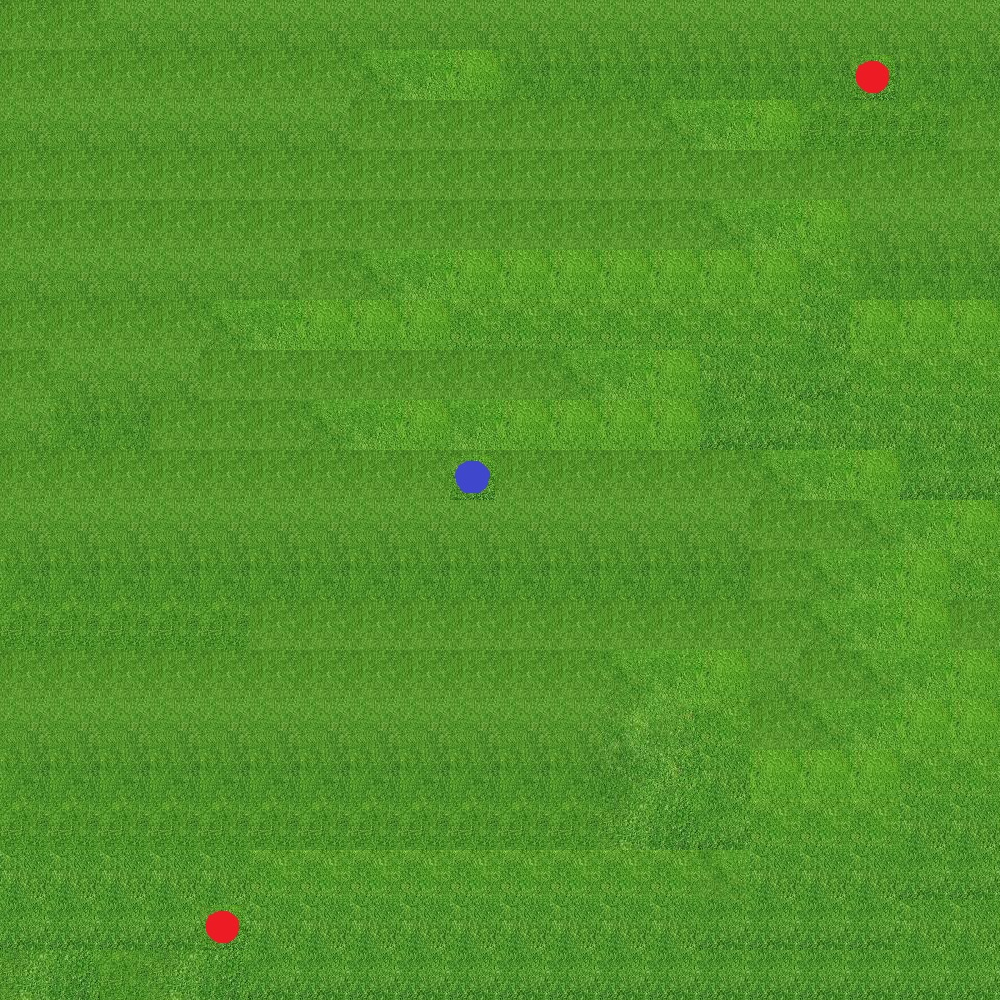

Tiled map render using the project's own tile images. Description and the whole map definition, tile-layer contents included, below:
An orthogonal 20x20 tile map with 50x50 px tiles, 2 tile layers (backgroundlayer, ObjectLayer), 4 tilesets.

<map version="1.0" tiledversion="1.1.5" orientation="orthogonal" renderorder="right-down" width="20" height="20" tilewidth="50" tileheight="50" infinite="0" nextobjectid="1">
 <tileset firstgid="1" source="Grass.tsx" />
 <tileset firstgid="17" source="spawnpoint.tsx" />
 <tileset firstgid="18" source="spawnpoint.tsx" />
 <tileset firstgid="19" source="protectionPoint.tsx" />
 <layer name="backgroundlayer" width="20" height="20">
  <data encoding="csv">
1,1,5,5,5,5,5,5,5,5,5,5,5,5,5,5,5,5,5,5,
1,1,1,1,1,1,1,2,3,4,9,9,9,9,9,9,9,9,9,9,
5,5,5,5,5,5,5,1,1,1,1,1,1,2,3,4,13,13,13,1,
1,1,1,1,1,1,1,1,1,1,1,1,1,1,1,1,1,1,1,1,
1,1,1,1,1,1,1,1,1,1,1,1,1,1,2,3,4,5,5,5,
5,5,5,5,5,5,1,2,3,4,4,4,4,4,4,4,8,9,9,9,
1,1,1,1,2,3,4,4,4,8,8,8,8,8,8,8,12,4,4,4,
1,5,5,5,1,1,1,1,1,1,1,2,3,4,12,12,16,8,8,8,
5,9,9,1,1,1,2,3,4,3,4,4,4,4,16,16,12,12,12,12,
1,1,1,1,1,1,1,1,1,1,1,1,1,1,1,2,3,4,16,16,
5,5,5,5,5,5,5,5,5,5,5,5,5,5,5,1,1,2,3,4,
9,9,9,9,9,9,9,9,9,9,9,9,9,9,9,1,2,3,4,8,
13,13,13,13,13,1,1,1,1,1,1,1,1,1,1,1,2,3,4,1,
1,1,1,1,1,1,1,1,1,1,1,1,2,3,4,5,1,2,3,4,
5,5,5,5,5,5,5,5,5,5,5,5,6,7,8,1,2,3,4,4,
9,9,9,9,9,9,9,9,9,9,9,9,10,11,12,4,4,4,8,8,
13,13,13,13,13,13,13,13,13,13,13,13,14,15,16,8,8,8,12,12,
12,12,12,12,12,8,8,8,8,8,8,8,8,8,12,12,12,12,16,16,
16,16,16,16,16,12,12,12,12,12,12,12,12,12,16,16,16,16,12,12,
14,15,13,14,15,16,16,16,16,16,16,16,16,16,16,16,16,16,16,16
</data>
 </layer>
 <layer name="ObjectLayer" width="20" height="20">
  <data encoding="csv">
0,0,0,0,0,0,0,0,0,0,0,0,0,0,0,0,0,0,0,0,
0,0,0,0,0,0,0,0,0,0,0,0,0,0,0,0,0,17,0,0,
0,0,0,0,0,0,0,0,0,0,0,0,0,0,0,0,0,0,0,0,
0,0,0,0,0,0,0,0,0,0,0,0,0,0,0,0,0,0,0,0,
0,0,0,0,0,0,0,0,0,0,0,0,0,0,0,0,0,0,0,0,
0,0,0,0,0,0,0,0,0,0,0,0,0,0,0,0,0,0,0,0,
0,0,0,0,0,0,0,0,0,0,0,0,0,0,0,0,0,0,0,0,
0,0,0,0,0,0,0,0,0,0,0,0,0,0,0,0,0,0,0,0,
0,0,0,0,0,0,0,0,0,0,0,0,0,0,0,0,0,0,0,0,
0,0,0,0,0,0,0,0,0,19,0,0,0,0,0,0,0,0,0,0,
0,0,0,0,0,0,0,0,0,0,0,0,0,0,0,0,0,0,0,0,
0,0,0,0,0,0,0,0,0,0,0,0,0,0,0,0,0,0,0,0,
0,0,0,0,0,0,0,0,0,0,0,0,0,0,0,0,0,0,0,0,
0,0,0,0,0,0,0,0,0,0,0,0,0,0,0,0,0,0,0,0,
0,0,0,0,0,0,0,0,0,0,0,0,0,0,0,0,0,0,0,0,
0,0,0,0,0,0,0,0,0,0,0,0,0,0,0,0,0,0,0,0,
0,0,0,0,0,0,0,0,0,0,0,0,0,0,0,0,0,0,0,0,
0,0,0,0,0,0,0,0,0,0,0,0,0,0,2,0,0,0,0,0,
0,0,0,0,17,0,0,0,0,0,0,0,0,0,0,0,0,0,0,0,
0,0,0,0,0,0,0,0,0,0,0,0,0,0,0,0,0,0,0,0
</data>
 </layer>
</map>